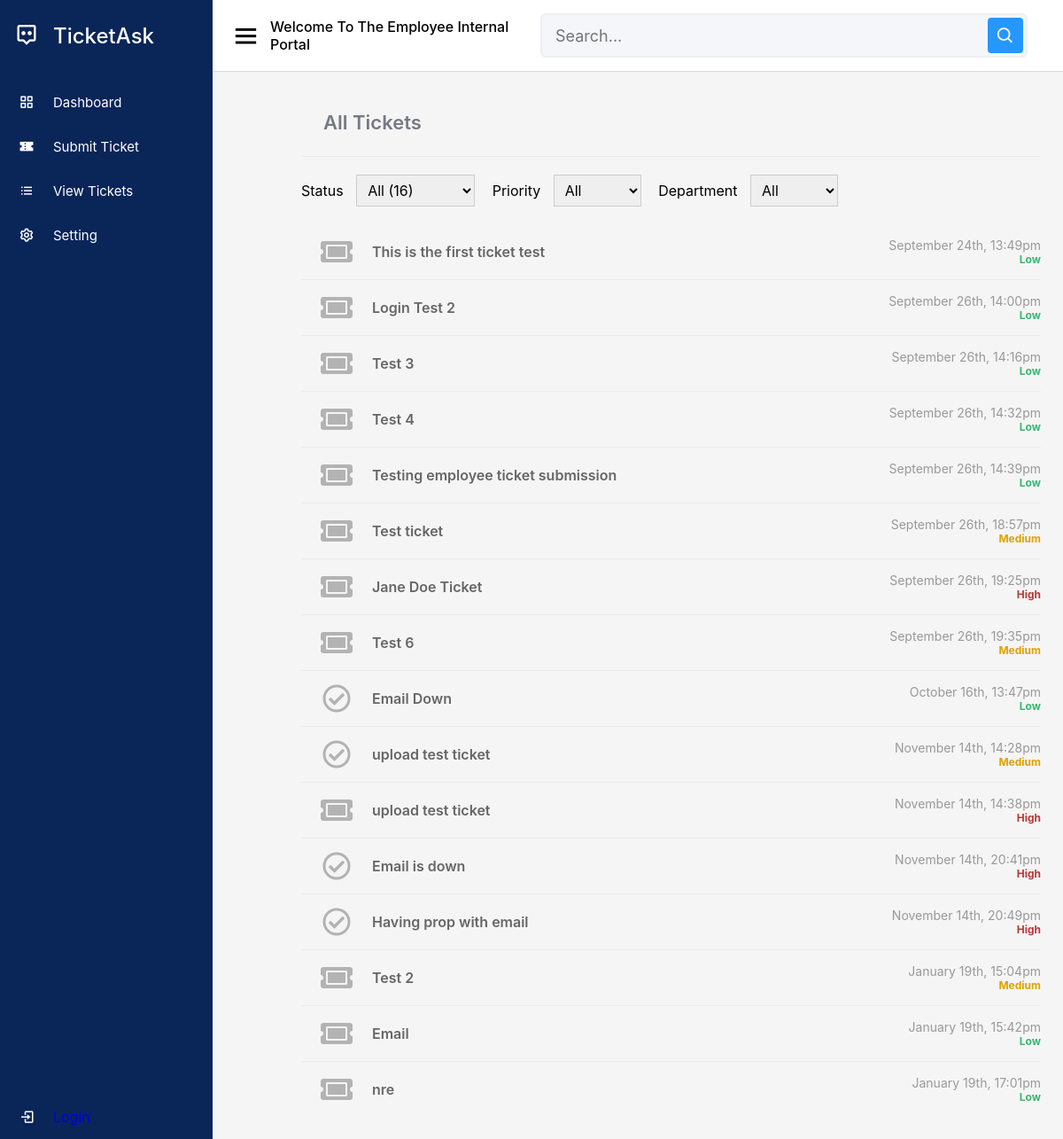
/tickets.php (signed in), run on the app's committed database.
### tables this page shows
CREATE TABLE `Ticket` (
  `ticket_id` int(11) NOT NULL,
  `opened` datetime NOT NULL DEFAULT current_timestamp(),
  `subject` varchar(35) NOT NULL,
  `customer_id` int(11) NOT NULL,
  `employee_id` int(11) DEFAULT NULL,
  `status_id` int(11) NOT NULL DEFAULT 1,
  `priority_id` int(11) NOT NULL DEFAULT 1,
  `queue_id` int(11) NOT NULL DEFAULT 1
);

### tickets.php (the view, shortened to what this page needs)
<?php
include 'functions.php';
$pdo = pdo_connect_mysql();
$status_id = isset($_GET['status_id']) ? $_GET['status_id'] : 'all';
$queue_id = isset($_GET['queue_id']) ? $_GET['queue_id'] : 'all';
$priority_id = isset($_GET['priority_id']) ? $_GET['priority_id'] : 'all';
$sql = '';
$sql .= $status_id != 'all' ? ' status_id = :status_id AND' : '';
$sql .= $queue_id != 'all' ? ' queue_id = :queue_id AND' : '';
$sql .= $priority_id != 'all' ? ' priority_id = :priority_id AND' : '';
$sql = !empty($sql) ? rtrim('WHERE ' . $sql, 'AND') : '';
$stmt = $pdo->prepare('SELECT * FROM Ticket ' . $sql . ' ORDER BY opened ASC');
$stmt->execute();
$tickets = $stmt->fetchAll(PDO::FETCH_ASSOC);
$stmt = $pdo->prepare('SELECT COUNT(*) FROM Ticket');
$stmt->execute();
$num_tickets = $stmt->fetchColumn();
if ($status_id == 1) {
	$status_str = 'open';
} elseif ($status_id == 2) {
	$status_str = 'closed';
} elseif ($status_id == 3) {
	$status_str = 'resolved';
} else {
	$status_str = 'all';
}
?>
<?=template_header('Tickets')?>
<div class="content tickets">
<h2><?=ucfirst($status_str)?> Tickets</h2>
<form action="" method="get">
	<div>
		<label for="status_id">Status</label>
		<select name="status_id" id="status_id" onchange="this.parentElement.parentElement.submit()">
			<option value="all"<?=$status_id=='all'?' selected':''?>>All (<?=number_format($num_tickets)?>)</option>
		</select>
		<label for="priority_id">Priority</label>
		<select name="priority_id"id="priority_id" onchange="this.parentElement.parentElement.submit()">
			<option value="all"<?=$priority_id=='all'?' selected':''?>>All</option>
		</select>
		<label for="queue_id">Department</label>
		<select name="queue_id"id="queue_id" onchange="this.parentElement.parentElement.submit()">
			<option value="all"<?=$queue_id=='all'?' selected':''?>>All</option>
		</select>
	</div>
</form>
<div class="tickets-list">
	<?php foreach ($tickets as $ticket): ?>
	<a href="view.php?ticket_id=<?=$ticket['ticket_id']?>" class="ticket">
		<span class="con">
			<?php if ($ticket['status_id'] == 1): ?>
			<i class="fas fa-ticket-alt fa-2x"></i>
			<?php elseif ($ticket['status_id'] == 2): ?>
			<i class="far fa-window-close fa-2x"></i>
			<?php elseif ($ticket['status_id'] == 3): ?>
			<i class="far fa-check-circle fa-2x"></i>
			<?php endif; ?>
		</span>
		<span class="con">
				<span class="title"><?=htmlspecialchars($ticket['subject'], ENT_QUOTES)?></span>
		</span>
		<span class="con2">
				<span class="created responsive-hidden"><?=date('F dS, G:ia', strtotime($ticket['opened']))?>
				</span>
				<?php if ($ticket['priority_id'] == 1): ?>
				<span class="priority low">Low</span>
				<?php elseif ($ticket['priority_id'] == 2): ?>
				<span class="priority medium">Medium</span>
				<?php elseif ($ticket['priority_id'] == 3): ?>
				<span class="priority high">High</span>
				<?php endif; ?>
        </span>
	<?php endforeach; ?>
</div>
</div>

### style.css (style rules this page uses)
* { margin: 0; padding: 0; box-sizing: border-box; font-family: -apple-system, BlinkMacSystemFont, "segoe ui", roboto, oxygen, ubuntu, cantarell, "fira sans", "droid sans", "helvetica neue", Arial, sans-serif; font-size: 16px; }
body { background-color: #FFFFFF; margin: 0; }
.content { margin: 0 auto 0 50px; padding: 25px 25px 25px 50px; }
.content h2 { padding: 100px 25px 25px 25px; font-size: 22px; font-weight: 600; border-bottom: 0.5px solid #ebebeb; color: #767a84; }
.tickets .tickets-list, .home .tickets-list { display: flex; flex-flow: column; }
.tickets .tickets-list .ticket, .home .tickets-list .ticket { padding: 15px 0; width: 100%; border-bottom: 1px solid #ebebeb; display: flex; text-decoration: none; }
.tickets .tickets-list .ticket .con, .home .tickets-list .ticket .con { display: flex; justify-content: center; flex-flow: column; }
.tickets .tickets-list .ticket .con2, .home .tickets-list .ticket .con2 { display: flex; flex-flow: column; flex-grow: 1; align-items: flex-end; }
.tickets .tickets-list .ticket i, .home .tickets-list .ticket i { text-align: center; width: 80px; color: #b3b3b3; }
.tickets .tickets-list .ticket .title, .home .tickets-list .ticket .title { font-weight: 600; color: #666666; }
.tickets .tickets-list .ticket .created, .home .tickets-list .ticket .created { flex-grow: 1; align-items: flex-end; color: #999999; font-size: 14px; }
.tickets .tickets-list .ticket .priority, .home .tickets-list .ticket .priority { font-weight: bold; font-size: 12px; text-transform: capitalize; }
.tickets .tickets-list .ticket .priority.low, .home .tickets-list .ticket .priority.low { color: #38b673; }
.tickets .tickets-list .ticket .priority.medium, .home .tickets-list .ticket .priority.medium { color: #dea200; }
.tickets .tickets-list .ticket .priority.high, .home .tickets-list .ticket .priority.high { color: #b63838; }
.tickets .tickets-list .ticket:last-child, .home .tickets-list .ticket:last-child { border-bottom: 0; }
.tickets form, .home form { display: flex; padding: 20px 0; justify-content: space-between; }
.tickets form select, .tickets form input, .home form select, .home form input { border: 1px solid #cccccc; padding: 6px 8px; margin-left: 10px; }
.tickets form select, .home form select { margin-right: 15px; }

### data on the page
ticket: subject "This is the first ticket test", opened "September 24th, 13:49pm", shows "Low"
ticket: subject "Login Test 2", opened "September 26th, 14:00pm", shows "Low"
ticket: subject "Test 3", opened "September 26th, 14:16pm", shows "Low"
ticket: subject "Test 4", opened "September 26th, 14:32pm", shows "Low"
ticket: subject "Testing employee ticket submission", opened "September 26th, 14:39pm", shows "Low"
ticket: subject "Test ticket", opened "September 26th, 18:57pm", shows "Medium"
ticket: subject "Jane Doe Ticket", opened "September 26th, 19:25pm", shows "High"
ticket: subject "Test 6", opened "September 26th, 19:35pm", shows "Medium"
ticket: subject "Email Down", opened "October 16th, 13:47pm", shows "Low"
ticket: subject "upload test ticket", opened "November 14th, 14:28pm", shows "Medium"
ticket: subject "upload test ticket", opened "November 14th, 14:38pm", shows "High"
ticket: subject "Email is down", opened "November 14th, 20:41pm", shows "High"
ticket: subject "Having prop with email", opened "November 14th, 20:49pm", shows "High"
ticket: subject "Test 2", opened "January 19th, 15:04pm", shows "Medium"
ticket: subject "Email", opened "January 19th, 15:42pm", shows "Low"
ticket: subject "nre", opened "January 19th, 17:01pm", shows "Low"

### other printed values
$status_str "All"
